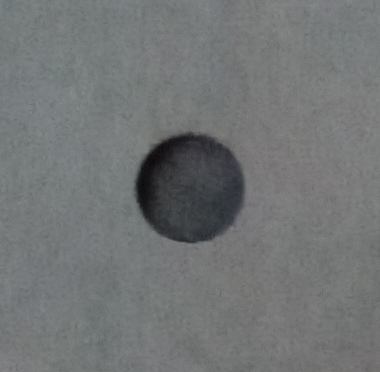
#> input picture code/Ros_communication/src/ros_com/src/scripts/8.jpg, 380 x 372 px
$ python -i filtrage.py   (imports and definitions only)
#> lines starting #> are read from the running program, lines starting #| are printed output that depends on the picture; after the words box and inside, x2 and y2 are one past the last pixel; in counts of white or black regions, pixels touching at a corner belong together
#> further down, picture is the input picture: shape (372, 380, 3); mean B, G, R 117.6, 116.9, 114.2
import sys
import os
import cv2
import numpy as np

class filtrage:
    @staticmethod
    def preprocess(image_raw):

        image_filtered = cv2.cvtColor(image_raw, cv2.COLOR_BGR2GRAY)
        image_filtered = cv2.medianBlur(image_filtered, 25)
        cv2.imshow('test',image_filtered)
        image_filtered = cv2.adaptiveThreshold(image_filtered,255,cv2.ADAPTIVE_THRESH_MEAN_C,cv2.THRESH_BINARY,41,10)
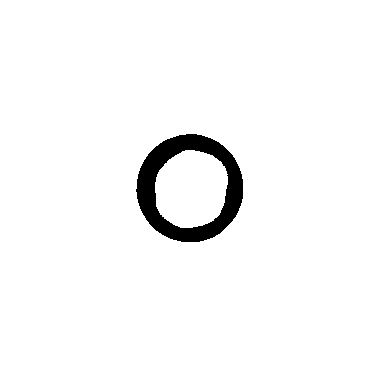
#> image_filtered: shape (372, 380); 96.8% white; 1 black region, box (x1, y1, x2, y2) and area: (136, 134, 243, 242) 4515

        des = cv2.bitwise_not(image_filtered)
#> des: shape (372, 380); 3.2% white; 1 white region
        contour,hier = cv2.findContours(des,cv2.RETR_CCOMP,cv2.CHAIN_APPROX_SIMPLE)
#> contour = 2 contours; box (x1, y1, x2, y2) and area: (136, 134, 243, 242) 8908, (154, 149, 229, 229) 4658

        for cnt in contour:
            cv2.drawContours(des,[cnt],0,255,-1)
#> this loop made 2 passes
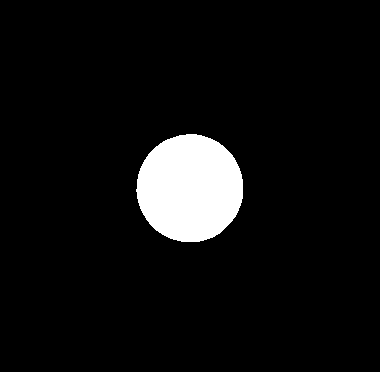
#> des: shape (372, 380); 6.4% white; 1 white region, box (x1, y1, x2, y2) and area: (136, 134, 243, 242) 9060

        image_filtered = cv2.bitwise_not(des)
        return cv2.bitwise_not(image_filtered)

>>> import cv2
>>> picture = cv2.imread('8.jpg')
>>> result = filtrage().preprocess(picture)
